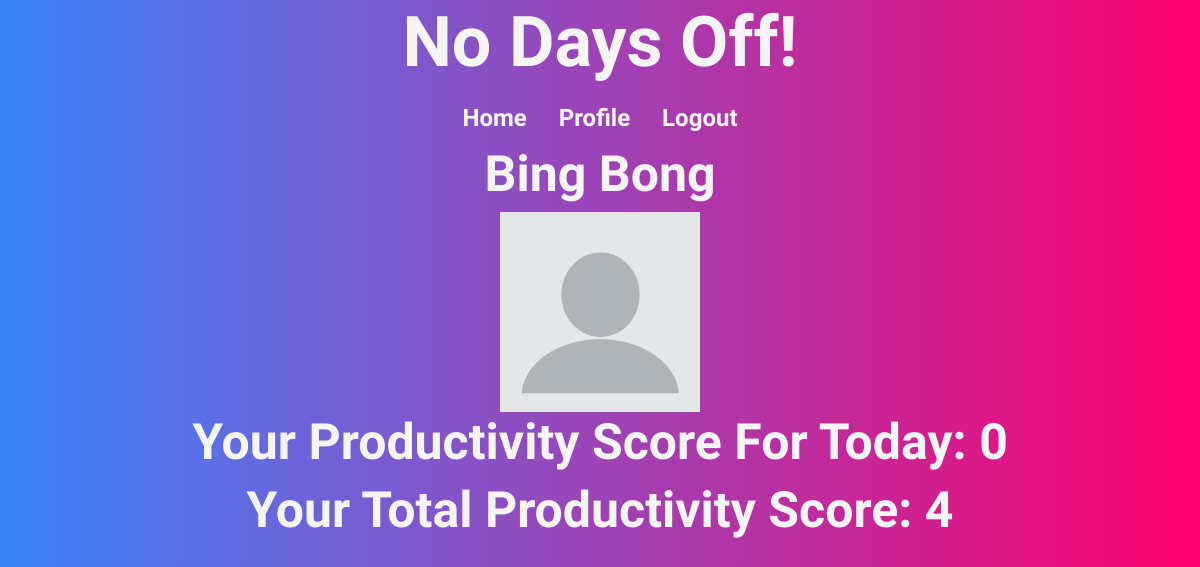
Before: /profile (signed in) with the older database file.
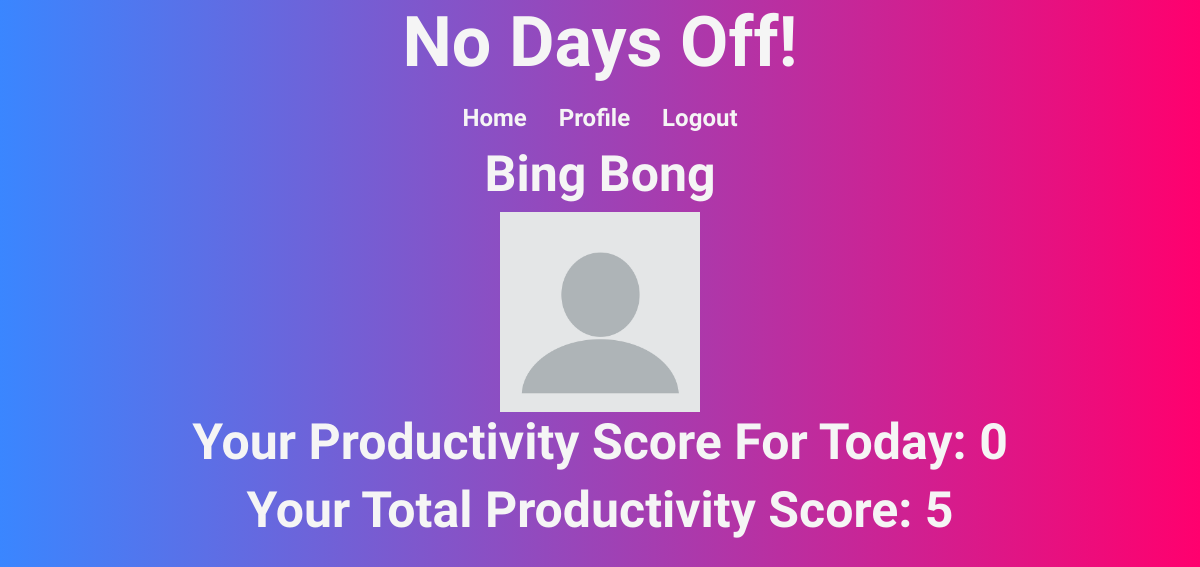
After: the same page with the newer database file.
### main/models.py (models this page shows)
class User(models.Model):
    first_name = models.CharField(max_length=50)
    last_name = models.CharField(max_length=50)
    email = models.CharField(max_length=255)
    password = models.CharField(max_length=50)
    occupation = models.CharField(max_length=100)
    score= models.IntegerField(default=0)
    created_at = models.DateTimeField(auto_now_add=True)
    updated_at = models.DateTimeField(auto_now=True)
    objects = UserManager()

### main/views.py (the view)
# urls.py: path('profile',views.profile)
def profile(request):
    logged_in_user = User.objects.get(id=request.session['user_id'])
    logged_in_user = User.objects.get(id=request.session['user_id'])
    all_tasks = Task.objects.all()
    user_tasks = logged_in_user.tasks_uploaded
    today_date = date.today()
    daily_score =0
    for task in all_tasks:
        if task.day_completed== today_date and task.completed_by == logged_in_user:
             daily_score = daily_score + 1
    context = {
    'logged_in_user': logged_in_user,
    'all_tasks' : all_tasks,
    'daily_score': daily_score,
    'today_date': today_date,
    'user_tasks': user_tasks
    }
    return render(request,'profile.html',context)

### main/templates/profile.html (shortened to what this page needs)
<!DOCTYPE html>
<html lang="en">
<head>
    <link rel="stylesheet" href="static/css/style.css">
    <link href="https://cdn.jsdelivr.net/npm/bootstrap@5.1.3/dist/css/bootstrap.min.css" rel="stylesheet">
</head>
<body>
    <div class="title">
        <h1 class="title">No Days Off!</h1>
      </div>
      <ul class="nav justify-content-center">
        <li class="nav-item">
          <a class="nav-link active" aria-current="page" href="/welcome">Home</a>
        </li>
        <li class="nav-item">
          <a class="nav-link" href="#">Profile</a>
        </li>
        <li class="nav-item">
          <a class="nav-link" href="/logout">Logout</a>
        </li>
      </ul>
      <div class="title2">
        <h1 class="title2"> {{logged_in_user.first_name}} {{logged_in_user.last_name}}</h1>
      </div>
      <div class="title2">
        <img class="profile_pic" src="/static/imgs/profile.png" alt="" srcset="">
      </div>
      <div class="title2">
        <h1 class="title2">Your Productivity Score For Today: {{daily_score}} </h1>
      </div>
      <div class="title2">
        <h1 class="title2">Your Total Productivity Score: {{logged_in_user.score}} </h1>
      </div>
</body>
</html>

Changed rows visible on the page:
changed User "Bing": score "4" → "5"
